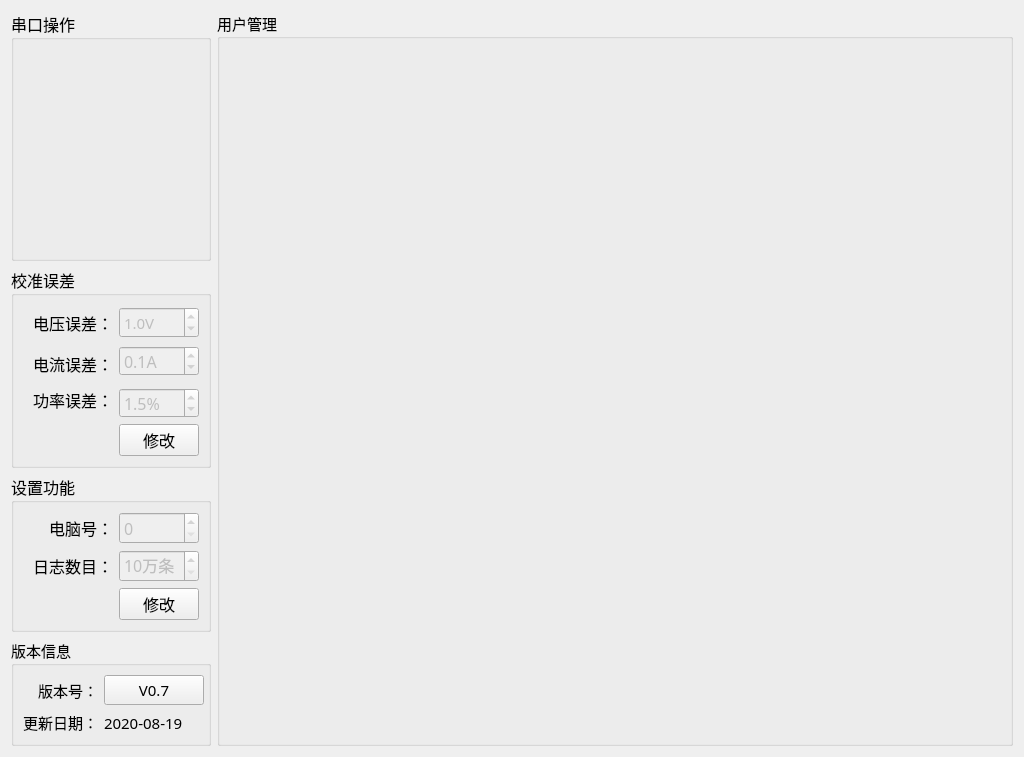
<?xml version="1.0" encoding="UTF-8"?>
<ui version="4.0">
 <class>Setup_MainWid</class>
 <widget class="QWidget" name="Setup_MainWid">
  <property name="geometry">
   <rect>
    <x>0</x>
    <y>0</y>
    <width>1024</width>
    <height>734</height>
   </rect>
  </property>
  <property name="font">
   <font>
    <family>微软雅黑</family>
    <pointsize>11</pointsize>
   </font>
  </property>
  <property name="windowTitle">
   <string>Form</string>
  </property>
  <layout class="QGridLayout" name="gridLayout_6">
   <item row="0" column="0">
    <widget class="QGroupBox" name="groupBox_3">
     <property name="minimumSize">
      <size>
       <width>0</width>
       <height>250</height>
      </size>
     </property>
     <property name="maximumSize">
      <size>
       <width>200</width>
       <height>250</height>
      </size>
     </property>
     <property name="font">
      <font>
       <family>微软雅黑</family>
       <pointsize>12</pointsize>
      </font>
     </property>
     <property name="title">
      <string>串口操作</string>
     </property>
     <layout class="QGridLayout" name="gridLayout">
      <property name="leftMargin">
       <number>0</number>
      </property>
      <property name="topMargin">
       <number>0</number>
      </property>
      <property name="rightMargin">
       <number>0</number>
      </property>
      <property name="bottomMargin">
       <number>0</number>
      </property>
      <property name="spacing">
       <number>0</number>
      </property>
      <item row="0" column="0">
       <widget class="QWidget" name="comWid" native="true">
        <property name="minimumSize">
         <size>
          <width>0</width>
          <height>70</height>
         </size>
        </property>
       </widget>
      </item>
      <item row="1" column="0">
       <widget class="QWidget" name="sourceWid" native="true">
        <property name="minimumSize">
         <size>
          <width>0</width>
          <height>70</height>
         </size>
        </property>
       </widget>
      </item>
      <item row="2" column="0">
       <widget class="QWidget" name="controlWid" native="true">
        <property name="minimumSize">
         <size>
          <width>0</width>
          <height>70</height>
         </size>
        </property>
       </widget>
      </item>
     </layout>
    </widget>
   </item>
   <item row="0" column="1" rowspan="4">
    <widget class="QGroupBox" name="groupBox_5">
     <property name="title">
      <string>用户管理</string>
     </property>
     <layout class="QGridLayout" name="gridLayout_4">
      <item row="0" column="0">
       <widget class="QStackedWidget" name="stackedWid"/>
      </item>
     </layout>
    </widget>
   </item>
   <item row="1" column="0">
    <widget class="QGroupBox" name="groupBox_4">
     <property name="maximumSize">
      <size>
       <width>200</width>
       <height>240</height>
      </size>
     </property>
     <property name="font">
      <font>
       <family>微软雅黑</family>
       <pointsize>12</pointsize>
      </font>
     </property>
     <property name="title">
      <string>校准误差</string>
     </property>
     <layout class="QGridLayout" name="gridLayout_3">
      <item row="0" column="1">
       <widget class="QLabel" name="label_10">
        <property name="minimumSize">
         <size>
          <width>0</width>
          <height>35</height>
         </size>
        </property>
        <property name="text">
         <string>电压误差：</string>
        </property>
        <property name="alignment">
         <set>Qt::AlignRight|Qt::AlignTrailing|Qt::AlignVCenter</set>
        </property>
       </widget>
      </item>
      <item row="0" column="2">
       <widget class="QDoubleSpinBox" name="volErrBox">
        <property name="enabled">
         <bool>false</bool>
        </property>
        <property name="minimumSize">
         <size>
          <width>0</width>
          <height>30</height>
         </size>
        </property>
        <property name="font">
         <font>
          <family>微软雅黑</family>
          <pointsize>11</pointsize>
         </font>
        </property>
        <property name="layoutDirection">
         <enum>Qt::LeftToRight</enum>
        </property>
        <property name="styleSheet">
         <string notr="true"/>
        </property>
        <property name="buttonSymbols">
         <enum>QAbstractSpinBox::UpDownArrows</enum>
        </property>
        <property name="correctionMode">
         <enum>QAbstractSpinBox::CorrectToPreviousValue</enum>
        </property>
        <property name="suffix">
         <string>V</string>
        </property>
        <property name="decimals">
         <number>1</number>
        </property>
        <property name="maximum">
         <double>2.000000000000000</double>
        </property>
        <property name="value">
         <double>1.000000000000000</double>
        </property>
       </widget>
      </item>
      <item row="1" column="0" rowspan="2" colspan="2">
       <widget class="QLabel" name="label_9">
        <property name="minimumSize">
         <size>
          <width>0</width>
          <height>35</height>
         </size>
        </property>
        <property name="text">
         <string>电流误差：</string>
        </property>
        <property name="alignment">
         <set>Qt::AlignRight|Qt::AlignTrailing|Qt::AlignVCenter</set>
        </property>
       </widget>
      </item>
      <item row="1" column="2">
       <widget class="QDoubleSpinBox" name="curErrBox">
        <property name="enabled">
         <bool>false</bool>
        </property>
        <property name="minimumSize">
         <size>
          <width>0</width>
          <height>30</height>
         </size>
        </property>
        <property name="prefix">
         <string/>
        </property>
        <property name="suffix">
         <string>A</string>
        </property>
        <property name="decimals">
         <number>1</number>
        </property>
        <property name="maximum">
         <double>1.000000000000000</double>
        </property>
        <property name="singleStep">
         <double>0.100000000000000</double>
        </property>
        <property name="value">
         <double>0.100000000000000</double>
        </property>
       </widget>
      </item>
      <item row="2" column="1" rowspan="2">
       <widget class="QLabel" name="label_11">
        <property name="minimumSize">
         <size>
          <width>0</width>
          <height>35</height>
         </size>
        </property>
        <property name="text">
         <string>功率误差：</string>
        </property>
        <property name="alignment">
         <set>Qt::AlignRight|Qt::AlignTrailing|Qt::AlignVCenter</set>
        </property>
       </widget>
      </item>
      <item row="3" column="2">
       <widget class="QDoubleSpinBox" name="powErrBox">
        <property name="enabled">
         <bool>false</bool>
        </property>
        <property name="minimumSize">
         <size>
          <width>0</width>
          <height>30</height>
         </size>
        </property>
        <property name="prefix">
         <string/>
        </property>
        <property name="suffix">
         <string>%</string>
        </property>
        <property name="decimals">
         <number>1</number>
        </property>
        <property name="minimum">
         <double>0.000000000000000</double>
        </property>
        <property name="maximum">
         <double>10.000000000000000</double>
        </property>
        <property name="singleStep">
         <double>0.500000000000000</double>
        </property>
        <property name="value">
         <double>1.500000000000000</double>
        </property>
       </widget>
      </item>
      <item row="4" column="1">
       <spacer name="horizontalSpacer">
        <property name="orientation">
         <enum>Qt::Horizontal</enum>
        </property>
        <property name="sizeHint" stdset="0">
         <size>
          <width>96</width>
          <height>20</height>
         </size>
        </property>
       </spacer>
      </item>
      <item row="4" column="2">
       <widget class="QPushButton" name="saveBtn">
        <property name="text">
         <string>修改</string>
        </property>
       </widget>
      </item>
     </layout>
    </widget>
   </item>
   <item row="2" column="0">
    <widget class="QGroupBox" name="groupBox_2">
     <property name="minimumSize">
      <size>
       <width>0</width>
       <height>0</height>
      </size>
     </property>
     <property name="maximumSize">
      <size>
       <width>200</width>
       <height>16777215</height>
      </size>
     </property>
     <property name="font">
      <font>
       <family>微软雅黑</family>
       <pointsize>12</pointsize>
      </font>
     </property>
     <property name="title">
      <string>设置功能</string>
     </property>
     <layout class="QGridLayout" name="gridLayout_5">
      <item row="0" column="0">
       <widget class="QLabel" name="label_16">
        <property name="text">
         <string>电脑号：</string>
        </property>
        <property name="alignment">
         <set>Qt::AlignRight|Qt::AlignTrailing|Qt::AlignVCenter</set>
        </property>
       </widget>
      </item>
      <item row="0" column="1">
       <widget class="QSpinBox" name="pcNumSpin">
        <property name="enabled">
         <bool>false</bool>
        </property>
        <property name="styleSheet">
         <string notr="true"/>
        </property>
        <property name="maximum">
         <number>9</number>
        </property>
       </widget>
      </item>
      <item row="1" column="0">
       <widget class="QLabel" name="label_15">
        <property name="text">
         <string>日志数目：</string>
        </property>
        <property name="alignment">
         <set>Qt::AlignRight|Qt::AlignTrailing|Qt::AlignVCenter</set>
        </property>
       </widget>
      </item>
      <item row="1" column="1">
       <widget class="QSpinBox" name="logCountSpin">
        <property name="enabled">
         <bool>false</bool>
        </property>
        <property name="suffix">
         <string>万条</string>
        </property>
        <property name="minimum">
         <number>10</number>
        </property>
       </widget>
      </item>
      <item row="2" column="0">
       <spacer name="horizontalSpacer_2">
        <property name="orientation">
         <enum>Qt::Horizontal</enum>
        </property>
        <property name="sizeHint" stdset="0">
         <size>
          <width>92</width>
          <height>20</height>
         </size>
        </property>
       </spacer>
      </item>
      <item row="2" column="1">
       <widget class="QPushButton" name="pcBtn">
        <property name="text">
         <string>修改</string>
        </property>
       </widget>
      </item>
     </layout>
    </widget>
   </item>
   <item row="3" column="0">
    <widget class="QGroupBox" name="groupBox">
     <property name="maximumSize">
      <size>
       <width>200</width>
       <height>140</height>
      </size>
     </property>
     <property name="title">
      <string>版本信息</string>
     </property>
     <layout class="QGridLayout" name="gridLayout_2">
      <item row="1" column="2">
       <widget class="QLabel" name="label_date">
        <property name="text">
         <string>2020-08-19</string>
        </property>
       </widget>
      </item>
      <item row="0" column="0">
       <widget class="QLabel" name="label">
        <property name="text">
         <string>版本号：</string>
        </property>
        <property name="alignment">
         <set>Qt::AlignRight|Qt::AlignTrailing|Qt::AlignVCenter</set>
        </property>
       </widget>
      </item>
      <item row="1" column="0">
       <widget class="QLabel" name="label_3">
        <property name="text">
         <string>更新日期：</string>
        </property>
        <property name="alignment">
         <set>Qt::AlignRight|Qt::AlignTrailing|Qt::AlignVCenter</set>
        </property>
       </widget>
      </item>
      <item row="0" column="2">
       <widget class="QPushButton" name="verBtn">
        <property name="minimumSize">
         <size>
          <width>100</width>
          <height>30</height>
         </size>
        </property>
        <property name="text">
         <string>V0.7</string>
        </property>
       </widget>
      </item>
     </layout>
    </widget>
   </item>
  </layout>
 </widget>
 <resources/>
 <connections/>
</ui>
